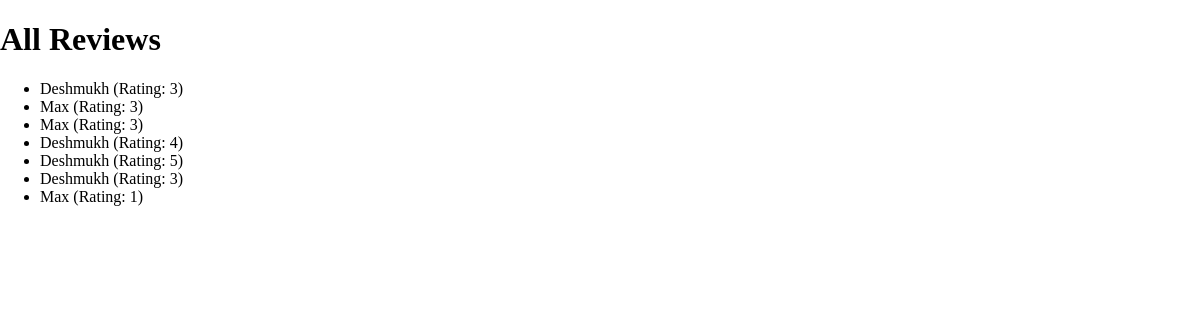
The app's page /reviews with its own data.
### reviews/models.py (models this page shows)
class Review(models.Model):
    user_name = models.CharField(max_length=100)
    review_text = models.TextField()
    rating = models.IntegerField()
    def __str__(self):
        return self.user_name

### reviews/views.py (the view)
# urls.py: path('reviews', views.ReviewList.as_view(), name='review_list'),
class ReviewList(ListView):
    template_name = 'reviews/review_list.html'
    model = Review
    context_object_name = 'reviews'

### reviews/templates/reviews/review_list.html (shortened to what this page needs)
{% extends "reviews/base.html" %}
{% block content %}
    <h1>All Reviews</h1>
    <ul>
        {% for review in reviews %}
            <li>{{ review }} (Rating: {{ review.rating }})</li>
        {% endfor %}
    </ul>
{% endblock %}

### reviews/static/reviews/styles.css (style rules this page uses)
body { font-family: 'sans-serif'; margin: 0; }

### records on screen
Review: user_name "Deshmukh", rating "3"
Review: user_name "Max", rating "3"
Review: user_name "Max", rating "3"
Review: user_name "Deshmukh", rating "4"
Review: user_name "Deshmukh", rating "5"
Review: user_name "Deshmukh", rating "3"
Review: user_name "Max", rating "1"
